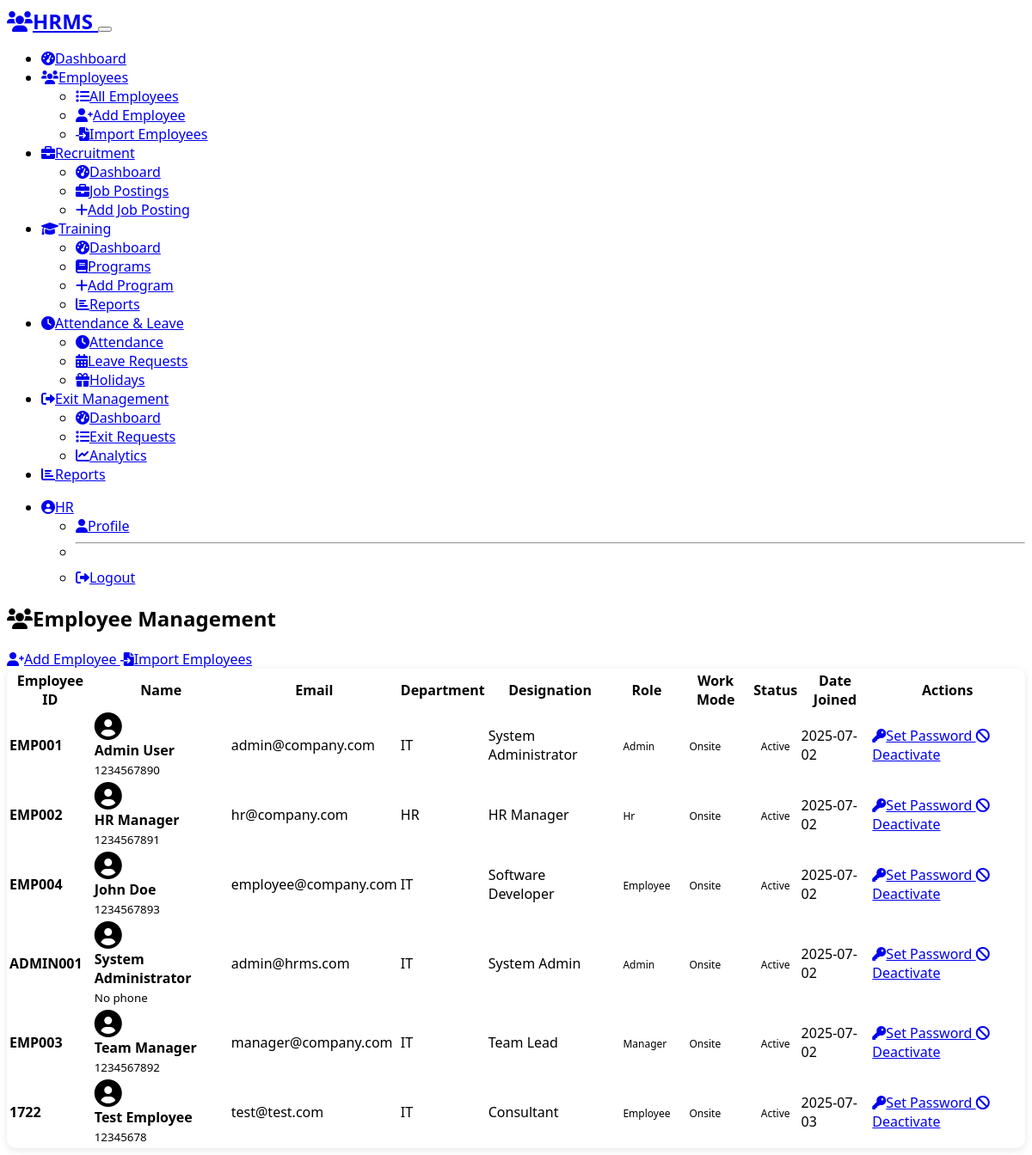
/admin/employees (signed in), run on the app's committed database.
### models.py (models this page shows, shortened)
class User(UserMixin, db.Model):
    __tablename__ = 'users'
    id = db.Column(db.Integer, primary_key=True)
    email = db.Column(db.String(120), unique=True, nullable=False)
    employee_id = db.Column(db.String(20), unique=True, nullable=False)
    first_name = db.Column(db.String(50), nullable=False)
    last_name = db.Column(db.String(50), nullable=False)
    phone = db.Column(db.String(15))
    department = db.Column(db.String(50), nullable=False)
    designation = db.Column(db.String(50), nullable=False)
    work_mode = db.Column(db.String(20), nullable=False, default='onsite')  # onsite/offsite
    role = db.Column(db.String(20), nullable=False, default='employee')  # admin/employee/manager
    manager_id = db.Column(db.Integer, db.ForeignKey('users.id'), nullable=True)
    password_hash = db.Column(db.String(256))
    active = db.Column(db.Boolean, default=True)
    date_joined = db.Column(db.DateTime, default=datetime.utcnow)
    reset_token = db.Column(db.String(100))
    reset_token_expires = db.Column(db.DateTime)
    @property
    def is_active(self):
        return self.active
    attendance_records = db.relationship('Attendance', backref='user', lazy=True)
    leave_requests = db.relationship('LeaveRequest', foreign_keys='LeaveRequest.user_id', backref='user', lazy=True)
    reviewed_leave_requests = db.relationship('LeaveRequest', foreign_keys='LeaveRequest.reviewed_by', backref='reviewer', lazy=True)
    documents = db.relationship('Document', backref='user', lazy=True)
    reportees = db.relationship('User', backref=db.backref('manager', remote_side='User.id'), lazy=True)
    emergency_contacts = db.relationship('EmergencyContact', backref='user', lazy=True)
    job_postings = db.relationship('JobPosting', backref='poster', lazy=True)
    interviews = db.relationship('Interview', backref='interviewer', lazy=True)
    training_programs = db.relationship('TrainingProgram', backref='creator', lazy=True)
    training_enrollments = db.relationship('TrainingEnrollment', backref='user', lazy=True)
    certifications = db.relationship('Certification', backref='user', lazy=True)
    exit_requests = db.relationship('ExitRequest', foreign_keys='ExitRequest.user_id', backref='user', lazy=True)
    approved_exits = db.relationship('ExitRequest', foreign_keys='ExitRequest.approved_by', backref='approver', lazy=True)
    exit_interviews = db.relationship('ExitInterview', backref='interviewer', lazy=True)
    announcements = db.relationship('Announcement', backref='creator', lazy=True)
    policy_documents = db.relationship('PolicyDocument', backref='creator', lazy=True)
    policy_acknowledgments = db.relationship('PolicyAcknowledgment', backref='user', lazy=True)
    employment_history = db.relationship('EmploymentHistory', backref='user', lazy=True)
    @property
    def can_manage_employees(self):
        return self.role in ['admin', 'hr']
    @property
    def full_name(self):
        return f"{self.first_name} {self.last_name}"

### routes/admin.py (the view)
@admin_bp.route('/employees')
@login_required
@admin_required
def employees():
    employees = User.query.order_by(User.first_name).all()
    return render_template('admin/employees.html', employees=employees)

### templates/admin/employees.html (shortened to what this page needs)
{% extends "base.html" %}
{% block content %}
<div class="container">
    <div class="d-flex justify-content-between align-items-center mb-4">
        <h2><i class="fas fa-users me-2"></i>Employee Management</h2>
        <div class="btn-group">
            <a href="{{ url_for('admin.add_employee') }}" class="btn btn-primary">
                <i class="fas fa-user-plus me-2"></i>Add Employee
            </a>
            <a href="{{ url_for('reports.import_employees') }}" class="btn btn-success">
                <i class="fas fa-file-import me-2"></i>Import Employees
            </a>
        </div>
    </div>
    <div class="card">
        <div class="card-body">
            <div class="table-responsive">
                <table class="table table-hover">
                    <thead>
                        <tr>
                            <th>Employee ID</th>
                            <th>Name</th>
                            <th>Email</th>
                            <th>Department</th>
                            <th>Designation</th>
                            <th>Role</th>
                            <th>Work Mode</th>
                            <th>Status</th>
                            <th>Date Joined</th>
                            <th>Actions</th>
                        </tr>
                    </thead>
                    <tbody>
                        {% for employee in employees %}
                        <tr>
                            <td><strong>{{ employee.employee_id }}</strong></td>
                            <td>
                                <div class="d-flex align-items-center">
                                    <i class="fas fa-user-circle fa-2x text-secondary me-2"></i>
                                    <div>
                                        <strong>{{ employee.full_name }}</strong><br>
                                        <small class="text-muted">{{ employee.phone or 'No phone' }}</small>
                                    </div>
                                </div>
                            </td>
                            <td>{{ employee.email }}</td>
                            <td>{{ employee.department }}</td>
                            <td>{{ employee.designation }}</td>
                            <td>
                                <span class="badge bg-{{ 'danger' if employee.role == 'admin' else ('warning' if employee.role == 'hr' else ('primary' if employee.role == 'manager' else 'secondary')) }}">
                                    {{ employee.role|title }}
                                </span>
                            </td>
                            <td>
                                <span class="badge bg-{{ 'success' if employee.work_mode == 'onsite' else 'info' }}">
                                    {{ employee.work_mode|title }}
                                </span>
                            </td>
                            <td>
                                <span class="badge bg-{{ 'success' if employee.active else 'danger' }}">
                                    {{ 'Active' if employee.active else 'Inactive' }}
                                </span>
                            </td>
                            <td>{{ employee.date_joined.strftime('%Y-%m-%d') }}</td>
                            <td>
                                <a href="{{ url_for('admin.set_employee_password', emp_id=employee.id) }}"
                                   class="btn btn-sm btn-info me-1">
                                    <i class="fas fa-key me-1"></i>Set Password
                                </a>
                                <a href="{{ url_for('admin.toggle_employee_status', emp_id=employee.id) }}"
                                   class="btn btn-sm btn-{{ 'warning' if employee.active else 'success' }}"
                                   onclick="return confirm('Are you sure you want to {{ 'deactivate' if employee.active else 'activate' }} this employee?')">
                                    <i class="fas fa-{{ 'ban' if employee.active else 'check' }}"></i>
                                    {{ 'Deactivate' if employee.active else 'Activate' }}
                                </a>
                            </td>
                        </tr>
                        {% endfor %}
                    </tbody>
                </table>
            </div>
        </div>
    </div>
</div>
{% endblock %}

### templates/base.html (shortened to what this page needs)
<!DOCTYPE html>
<html lang="en" data-bs-theme="dark">
<head>
    <link href="https://cdn.replit.com/agent/bootstrap-agent-dark-theme.min.css" rel="stylesheet">
    <link href="https://cdnjs.cloudflare.com/ajax/libs/font-awesome/6.0.0/css/all.min.css" rel="stylesheet">
    <link href="{{ url_for('static', filename='css/custom.css') }}" rel="stylesheet">
</head>
<body>
    {% if current_user.is_authenticated %}
    <nav class="navbar navbar-expand-lg navbar-dark bg-dark">
        <div class="container">
            <a class="navbar-brand" href="{{ url_for('main.index') }}">
                <i class="fas fa-users me-2"></i>HRMS
            </a>
            <button class="navbar-toggler" type="button" data-bs-toggle="collapse" data-bs-target="#navbarNav">
            </button>
            <div class="collapse navbar-collapse" id="navbarNav">
                <ul class="navbar-nav me-auto">
                    {% if current_user.can_manage_employees %}
                        <li class="nav-item">
                            <a class="nav-link" href="{{ url_for('admin.dashboard') }}">
                                <i class="fas fa-tachometer-alt me-1"></i>Dashboard
                            </a>
                        </li>
                        <li class="nav-item dropdown">
                            <a class="nav-link dropdown-toggle" href="#" role="button" data-bs-toggle="dropdown">
                                <i class="fas fa-users me-1"></i>Employees
                            </a>
                            <ul class="dropdown-menu">
                                <li><a class="dropdown-item" href="{{ url_for('admin.employees') }}">
                                    <i class="fas fa-list me-2"></i>All Employees
                                </a></li>
                                <li><a class="dropdown-item" href="{{ url_for('admin.add_employee') }}">
                                    <i class="fas fa-user-plus me-2"></i>Add Employee
                                </a></li>
                                <li><a class="dropdown-item" href="{{ url_for('reports.import_employees') }}">
                                    <i class="fas fa-file-import me-2"></i>Import Employees
                                </a></li>
                            </ul>
                        </li>
                        <li class="nav-item dropdown">
                            <a class="nav-link dropdown-toggle" href="#" role="button" data-bs-toggle="dropdown">
                                <i class="fas fa-briefcase me-1"></i>Recruitment
                            </a>
                            <ul class="dropdown-menu">
                                <li><a class="dropdown-item" href="{{ url_for('recruitment.dashboard') }}">
                                    <i class="fas fa-tachometer-alt me-2"></i>Dashboard
                                </a></li>
                                <li><a class="dropdown-item" href="{{ url_for('recruitment.jobs') }}">
                                    <i class="fas fa-briefcase me-2"></i>Job Postings
                                </a></li>
                                <li><a class="dropdown-item" href="{{ url_for('recruitment.add_job') }}">
                                    <i class="fas fa-plus me-2"></i>Add Job Posting
                                </a></li>
                            </ul>
                        </li>
                        <li class="nav-item dropdown">
                            <a class="nav-link dropdown-toggle" href="#" role="button" data-bs-toggle="dropdown">
                                <i class="fas fa-graduation-cap me-1"></i>Training
                            </a>
                            <ul class="dropdown-menu">
                                <li><a class="dropdown-item" href="{{ url_for('training.dashboard') }}">
                                    <i class="fas fa-tachometer-alt me-2"></i>Dashboard
                                </a></li>
                                <li><a class="dropdown-item" href="{{ url_for('training.programs') }}">
                                    <i class="fas fa-book me-2"></i>Programs
                                </a></li>
                                <li><a class="dropdown-item" href="{{ url_for('training.add_program') }}">
                                    <i class="fas fa-plus me-2"></i>Add Program
                                </a></li>
                                <li><a class="dropdown-item" href="{{ url_for('training.training_reports') }}">
                                    <i class="fas fa-chart-bar me-2"></i>Reports
                                </a></li>
                            </ul>
                        </li>
                        <li class="nav-item dropdown">
                            <a class="nav-link dropdown-toggle" href="#" role="button" data-bs-toggle="dropdown">
                                <i class="fas fa-clock me-1"></i>Attendance & Leave
                            </a>
                            <ul class="dropdown-menu">
                                <li><a class="dropdown-item" href="{{ url_for('admin.attendance') }}">
                                    <i class="fas fa-clock me-2"></i>Attendance
                                </a></li>
                                <li><a class="dropdown-item" href="{{ url_for('admin.leaves') }}">
                                    <i class="fas fa-calendar-alt me-2"></i>Leave Requests
                                </a></li>
                                <li><a class="dropdown-item" href="{{ url_for('admin.holidays') }}">
                                    <i class="fas fa-gift me-2"></i>Holidays
                                </a></li>
                            </ul>
                        </li>
                        <li class="nav-item dropdown">
                            <a class="nav-link dropdown-toggle" href="#" role="button" data-bs-toggle="dropdown">
                                <i class="fas fa-sign-out-alt me-1"></i>Exit Management
                            </a>
                            <ul class="dropdown-menu">
                                <li><a class="dropdown-item" href="{{ url_for('exit_management.dashboard') }}">
                                    <i class="fas fa-tachometer-alt me-2"></i>Dashboard
                                </a></li>
                                <li><a class="dropdown-item" href="{{ url_for('exit_management.exit_requests') }}">
                                    <i class="fas fa-list me-2"></i>Exit Requests
                                </a></li>
                                <li><a class="dropdown-item" href="{{ url_for('exit_management.exit_analytics') }}">
                                    <i class="fas fa-chart-line me-2"></i>Analytics
                                </a></li>
                            </ul>
                        </li>
                        <li class="nav-item">
                            <a class="nav-link" href="{{ url_for('reports.index') }}">
                                <i class="fas fa-chart-bar me-1"></i>Reports
                            </a>
                        </li>
                    {% endif %}
                </ul>
                <ul class="navbar-nav">
                    <li class="nav-item dropdown">
                        <a class="nav-link dropdown-toggle" href="#" role="button" data-bs-toggle="dropdown">
                            <i class="fas fa-user-circle me-1"></i>{{ current_user.first_name }}
                        </a>
                        <ul class="dropdown-menu dropdown-menu-end">
                            <li><a class="dropdown-item" href="{{ url_for('employee.profile') }}">
                                <i class="fas fa-user me-2"></i>Profile
                            </a></li>
                            <li><hr class="dropdown-divider"></li>
                            <li><a class="dropdown-item" href="{{ url_for('auth.logout') }}">
                                <i class="fas fa-sign-out-alt me-2"></i>Logout
                            </a></li>
                        </ul>
                    </li>
                </ul>
            </div>
        </div>
    </nav>
    {% endif %}
    <main class="{% if current_user.is_authenticated %}py-4{% endif %}">
        {% block content %}{% endblock %}
    </main>
</body>
</html>

### data on the page
User: first_name "HR", employee_id "EMP002", full_name "HR Manager", phone "1234567891", email "hr@company.com", department "HR", designation "HR Manager", role "Hr", work_mode "Onsite", active "Active", date_joined "2025-07-02", active "Deactivate"
User: employee_id "EMP001", full_name "Admin User", phone "1234567890", email "admin@company.com", department "IT", designation "System Administrator", role "Admin", work_mode "Onsite", active "Active", date_joined "2025-07-02", active "Deactivate"
User: employee_id "EMP004", full_name "John Doe", phone "1234567893", email "employee@company.com", department "IT", designation "Software Developer", role "Employee", work_mode "Onsite", active "Active", date_joined "2025-07-02", active "Deactivate"
User: employee_id "ADMIN001", full_name "System Administrator", phone "No phone", email "admin@hrms.com", department "IT", designation "System Admin", role "Admin", work_mode "Onsite", active "Active", date_joined "2025-07-02", active "Deactivate"
User: employee_id "EMP003", full_name "Team Manager", phone "1234567892", email "manager@company.com", department "IT", designation "Team Lead", role "Manager", work_mode "Onsite", active "Active", date_joined "2025-07-02", active "Deactivate"
User: employee_id "1722", full_name "Test Employee", phone "12345678", email "test@test.com", department "IT", designation "Consultant", role "Employee", work_mode "Onsite", active "Active", date_joined "2025-07-03", active "Deactivate"
